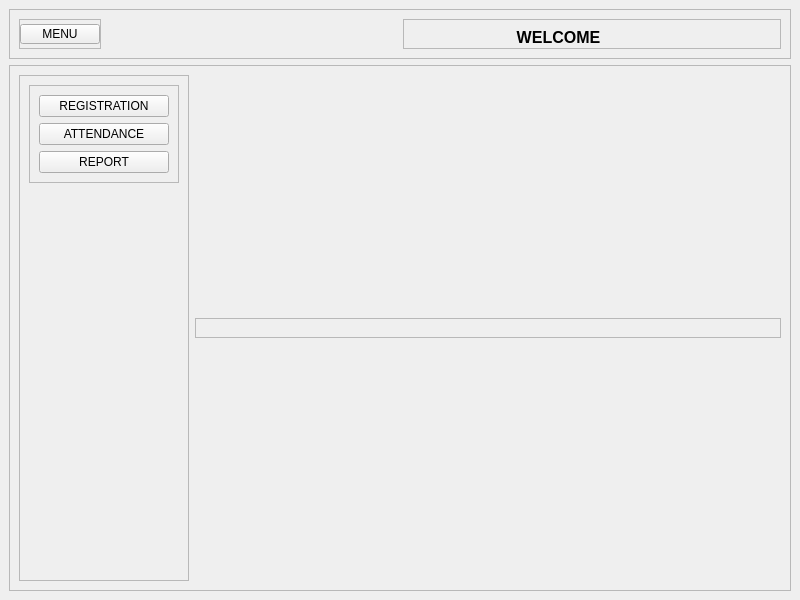
<?xml version="1.0" encoding="UTF-8"?>
<ui version="4.0">
 <class>MainWindow</class>
 <widget class="QMainWindow" name="MainWindow">
  <property name="geometry">
   <rect>
    <x>0</x>
    <y>0</y>
    <width>800</width>
    <height>600</height>
   </rect>
  </property>
  <property name="windowTitle">
   <string>MainWindow</string>
  </property>
  <widget class="QWidget" name="centralwidget">
   <layout class="QVBoxLayout" name="verticalLayout">
    <item alignment="Qt::AlignTop">
     <widget class="QFrame" name="header">
      <property name="minimumSize">
       <size>
        <width>0</width>
        <height>50</height>
       </size>
      </property>
      <property name="maximumSize">
       <size>
        <width>16777215</width>
        <height>50</height>
       </size>
      </property>
      <property name="frameShape">
       <enum>QFrame::StyledPanel</enum>
      </property>
      <property name="frameShadow">
       <enum>QFrame::Raised</enum>
      </property>
      <layout class="QHBoxLayout" name="horizontalLayout_2">
       <item alignment="Qt::AlignLeft">
        <widget class="QFrame" name="frame">
         <property name="frameShape">
          <enum>QFrame::StyledPanel</enum>
         </property>
         <property name="frameShadow">
          <enum>QFrame::Raised</enum>
         </property>
         <layout class="QHBoxLayout" name="horizontalLayout_3">
          <property name="spacing">
           <number>0</number>
          </property>
          <property name="leftMargin">
           <number>0</number>
          </property>
          <property name="topMargin">
           <number>0</number>
          </property>
          <property name="rightMargin">
           <number>0</number>
          </property>
          <property name="bottomMargin">
           <number>0</number>
          </property>
          <item>
           <widget class="QPushButton" name="pushButton">
            <property name="minimumSize">
             <size>
              <width>0</width>
              <height>20</height>
             </size>
            </property>
            <property name="maximumSize">
             <size>
              <width>16777215</width>
              <height>20</height>
             </size>
            </property>
            <property name="text">
             <string>MENU</string>
            </property>
           </widget>
          </item>
         </layout>
        </widget>
       </item>
       <item>
        <widget class="QFrame" name="frame_3">
         <property name="frameShape">
          <enum>QFrame::StyledPanel</enum>
         </property>
         <property name="frameShadow">
          <enum>QFrame::Raised</enum>
         </property>
         <widget class="QLabel" name="label">
          <property name="geometry">
           <rect>
            <x>90</x>
            <y>10</y>
            <width>131</width>
            <height>16</height>
           </rect>
          </property>
          <property name="font">
           <font>
            <pointsize>12</pointsize>
            <weight>75</weight>
            <bold>true</bold>
           </font>
          </property>
          <property name="text">
           <string>WELCOME</string>
          </property>
          <property name="alignment">
           <set>Qt::AlignCenter</set>
          </property>
         </widget>
        </widget>
       </item>
      </layout>
     </widget>
    </item>
    <item>
     <widget class="QFrame" name="frame_2">
      <property name="sizePolicy">
       <sizepolicy hsizetype="Preferred" vsizetype="Expanding">
        <horstretch>0</horstretch>
        <verstretch>0</verstretch>
       </sizepolicy>
      </property>
      <property name="frameShape">
       <enum>QFrame::StyledPanel</enum>
      </property>
      <property name="frameShadow">
       <enum>QFrame::Raised</enum>
      </property>
      <layout class="QHBoxLayout" name="horizontalLayout">
       <item alignment="Qt::AlignLeft">
        <widget class="QFrame" name="side_menu">
         <property name="frameShape">
          <enum>QFrame::StyledPanel</enum>
         </property>
         <property name="frameShadow">
          <enum>QFrame::Raised</enum>
         </property>
         <layout class="QVBoxLayout" name="verticalLayout_2">
          <item alignment="Qt::AlignTop">
           <widget class="QFrame" name="frame_4">
            <property name="minimumSize">
             <size>
              <width>150</width>
              <height>0</height>
             </size>
            </property>
            <property name="maximumSize">
             <size>
              <width>150</width>
              <height>16777215</height>
             </size>
            </property>
            <property name="frameShape">
             <enum>QFrame::StyledPanel</enum>
            </property>
            <property name="frameShadow">
             <enum>QFrame::Raised</enum>
            </property>
            <layout class="QVBoxLayout" name="verticalLayout_3">
             <item>
              <widget class="QPushButton" name="pushButton_2">
               <property name="minimumSize">
                <size>
                 <width>0</width>
                 <height>0</height>
                </size>
               </property>
               <property name="text">
                <string>REGISTRATION</string>
               </property>
              </widget>
             </item>
             <item>
              <widget class="QPushButton" name="pushButton_3">
               <property name="text">
                <string>ATTENDANCE</string>
               </property>
              </widget>
             </item>
             <item>
              <widget class="QPushButton" name="pushButton_4">
               <property name="text">
                <string>REPORT</string>
               </property>
              </widget>
             </item>
            </layout>
           </widget>
          </item>
         </layout>
        </widget>
       </item>
       <item>
        <widget class="QFrame" name="main_body">
         <property name="sizePolicy">
          <sizepolicy hsizetype="Expanding" vsizetype="Preferred">
           <horstretch>0</horstretch>
           <verstretch>0</verstretch>
          </sizepolicy>
         </property>
         <property name="minimumSize">
          <size>
           <width>0</width>
           <height>20</height>
          </size>
         </property>
         <property name="maximumSize">
          <size>
           <width>16777215</width>
           <height>20</height>
          </size>
         </property>
         <property name="frameShape">
          <enum>QFrame::StyledPanel</enum>
         </property>
         <property name="frameShadow">
          <enum>QFrame::Raised</enum>
         </property>
        </widget>
       </item>
      </layout>
     </widget>
    </item>
   </layout>
  </widget>
 </widget>
 <resources/>
 <connections/>
</ui>
